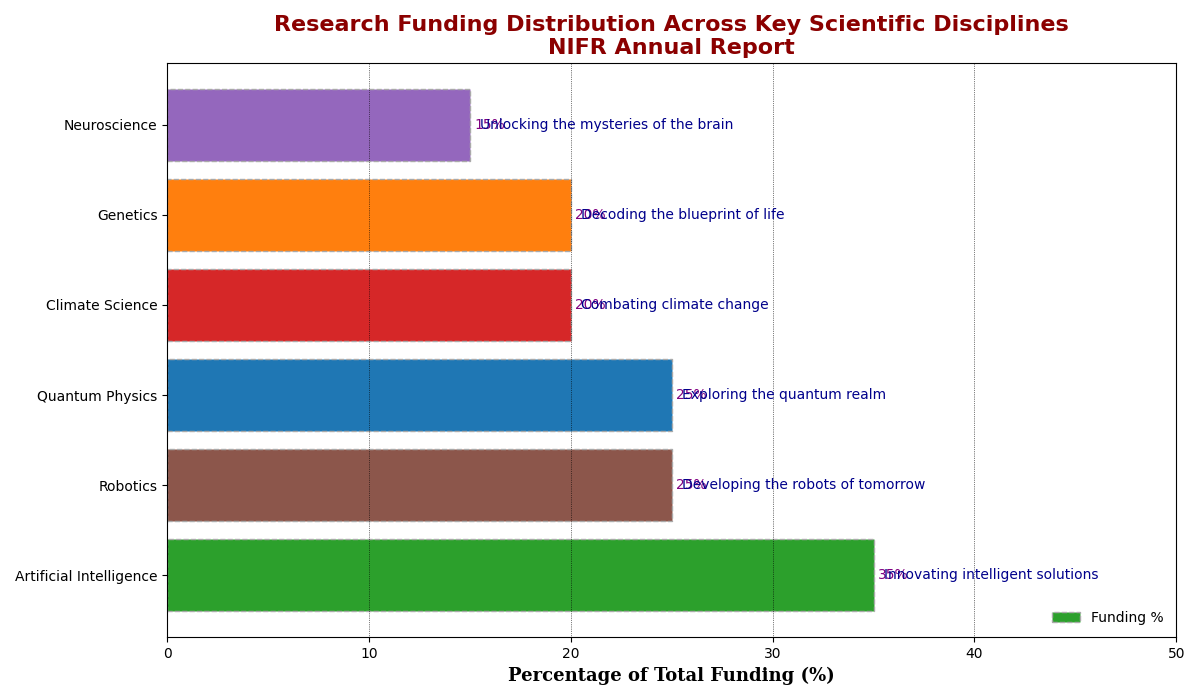

Source code (Python):
import matplotlib.pyplot as plt
import numpy as np

disciplines = ['Quantum Physics', 'Genetics', 'Artificial Intelligence', 
               'Climate Science', 'Neuroscience', 'Robotics']
funding_percentages = [25, 20, 35, 20, 15, 25]
colors = ['#1f77b4', '#ff7f0e', '#2ca02c', '#d62728', '#9467bd', '#8c564b']

# Sort the data by funding percentages in descending order
sorted_indices = np.argsort(funding_percentages)[::-1]
disciplines = [disciplines[i] for i in sorted_indices]
funding_percentages = [funding_percentages[i] for i in sorted_indices]
colors = [colors[i] for i in sorted_indices]

fig, ax = plt.subplots(figsize=(12, 7))

bars = ax.barh(disciplines, funding_percentages, color=colors, edgecolor='darkgrey', linestyle='--')

ax.bar_label(bars, labels=[f'{p}%' for p in funding_percentages], label_type='edge', padding=3, color='purple')

ax.set_xlabel('Percentage of Total Funding (%)', fontsize=13, fontfamily='serif', fontweight='bold')
ax.set_title('Research Funding Distribution Across Key Scientific Disciplines\nNIFR Annual Report',
             fontsize=16, fontweight='bold', color='darkred')

ax.set_xlim(0, 50)
ax.xaxis.grid(True, linestyle=':', linewidth=0.5, color='black')

descriptions = [
    "Exploring the quantum realm",
    "Decoding the blueprint of life",
    "Innovating intelligent solutions",
    "Combating climate change",
    "Unlocking the mysteries of the brain",
    "Developing the robots of tomorrow"
]
descriptions = [descriptions[i] for i in sorted_indices]

for bar, desc in zip(bars, descriptions):
    ax.text(bar.get_width() + 0.5, bar.get_y() + bar.get_height()/2, desc,
            va='center', ha='left', fontsize=10, color='darkblue')

ax.legend(['Funding %'], loc='lower right', frameon=False)

plt.tight_layout()
plt.show()
